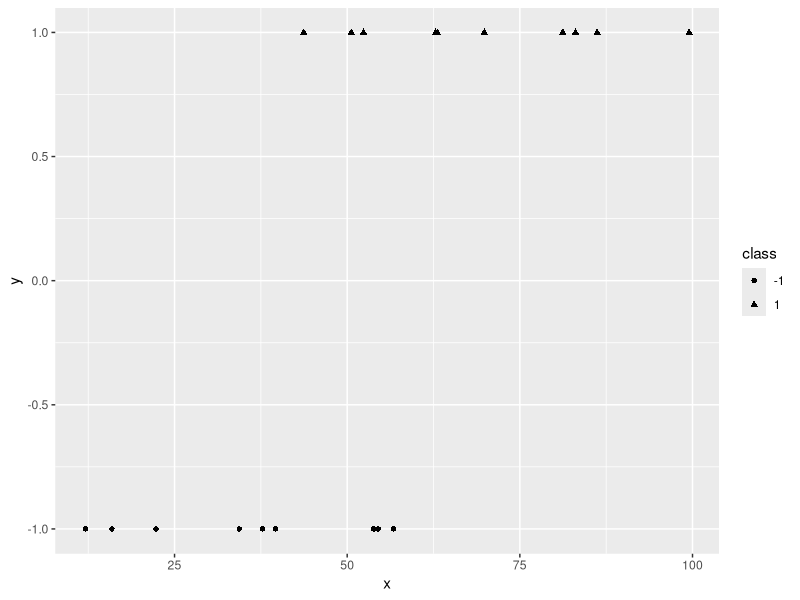
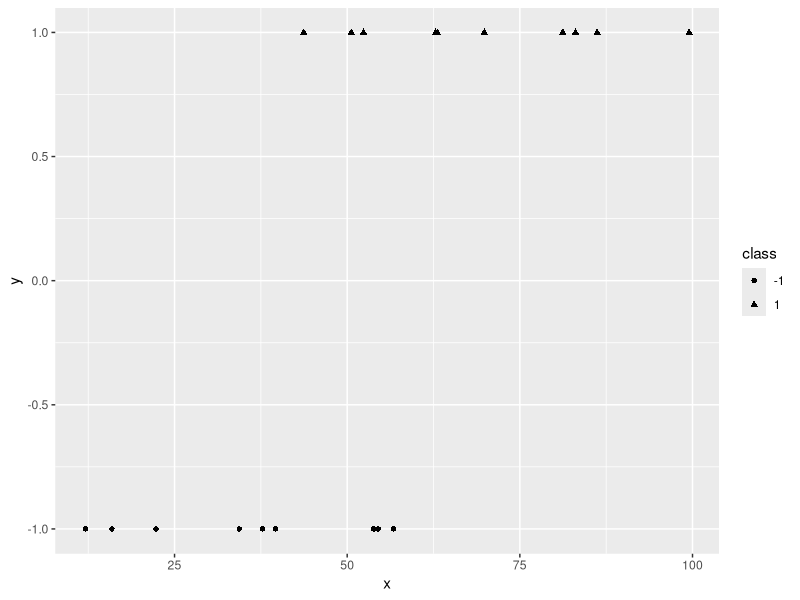
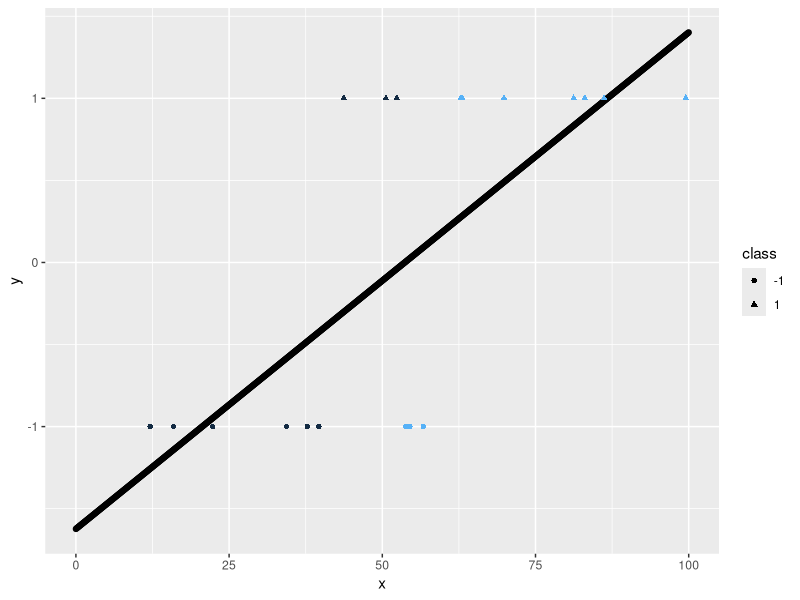
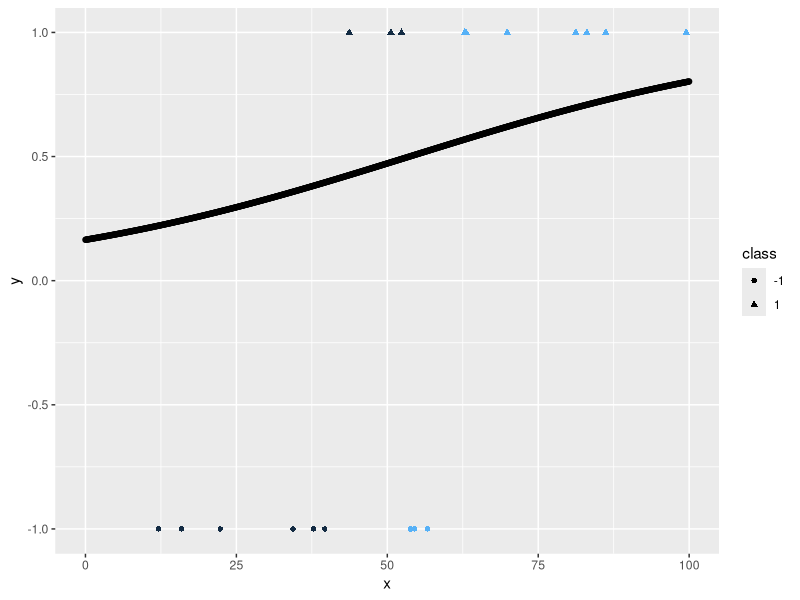
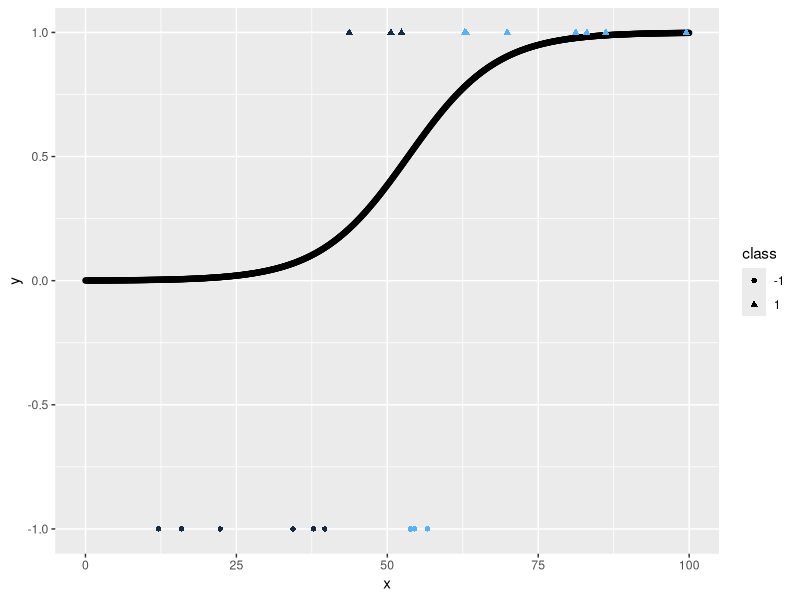

Recreate these plots in R, in order.
# Logistic Regression Walk Through

set.seed(0)
x0_10 <- runif(10, min=0, max=60); x11_20 <- runif(10, min=40, max=100)
y0_10 <- rep(-1,10); y11_20 <- rep(+1,10)
( dat <- data.frame(x=c(x0_10,x11_20), y=c(y0_10,y11_20)) )

library('ggplot2')
class <- as.factor(dat$y)
( g <- ggplot() + geom_point(data=dat, mapping= aes(x=x, y=y, shape=class)) )



library(ggplot2)
class <- as.factor(dat$y)
( g <- ggplot() + geom_point(data=dat, mapping=aes(x=x, y=y, shape=class)) )

linear_model <- lm(y ~., data=dat)
new_dat <- data.frame(x=seq(from=0, to=100, by=0.1))
Y_hat_new_dat <- predict.lm(linear_model, newdata=new_dat)
g2 <- g + geom_point(data=data.frame(x=new_dat, y=Y_hat_new_dat), mapping=aes(x=x, y=y))
Y_hat_dat <- predict.lm(linear_model, newdata=NULL)
Y_dat <- sign(Y_hat_dat)
( g2 <- g2 + geom_point(data=dat, mapping=aes(x=x, y=y, shape=class, colour=Y_dat), show.legend=FALSE) )

LR_fun <- function(v){1/(1 + exp(-v))}
P_positive_new_dat <- LR_fun(Y_hat_new_dat)
g3 <- g + geom_point(data=data.frame(x=new_dat, y=P_positive_new_dat), mapping=aes(x=x, y=y))
P_positive_dat <- LR_fun(Y_hat_dat)
Y_dat <- sign(P_positive_dat - 0.5)
( g3 <- g3 + geom_point(data=dat, mapping=aes(x=x, y=y, shape=class, colour=Y_dat), show.legend=FALSE) )

library('stats')

dat <- cbind(dat, class)
LR_model <- glm(formula=class~x, data=dat, family=binomial)
P_positive_new_dat <- predict.glm(LR_model, newdata=new_dat, type="response")
g4 <- g + geom_point(data=data.frame(x=new_dat, y=P_positive_new_dat), mapping=aes(x=x, y=y))
P_positive_dat <- predict(LR_model, type="response")
Y_dat <- sign(P_positive_dat - 0.5)
( g4 <- g4 + geom_point(data=dat, mapping=aes(x=x, y=y, shape=class, colour=Y_dat), show.legend=FALSE) )



